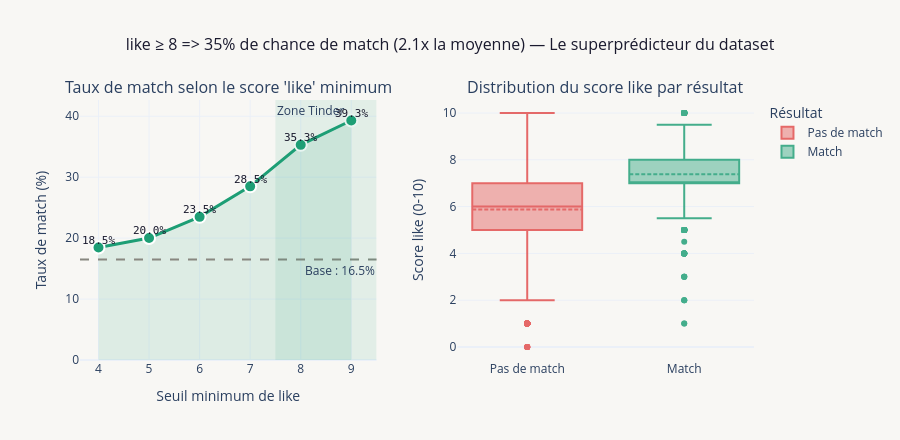

Source (notebook cell):
### Code cell
# =============================================================================
# LE SUPERPRÉDICTEUR LIKE
# =============================================================================
print("\n" + "─" * 65)
print("LE SUPERPRÉDICTEUR LIKE")
print("─" * 65)
 
fig_v4 = make_subplots(
    rows=1, cols=2,
    subplot_titles=[
        "Taux de match selon le score 'like' minimum",
        "Distribution du score like par résultat",
    ],
    horizontal_spacing=0.12,
)
 
# Courbe taux match
fig_v4.add_trace(go.Scatter(
    x=like_thresholds, y=like_rates,
    mode="lines+markers",
    name="Taux de match",
    marker=dict(color=C["match"], size=12,
                line=dict(width=2, color="white")),
    line=dict(color=C["match"], width=3),
    fill="tozeroy", fillcolor="rgba(29,158,117,0.12)",
    showlegend=False,
), row=1, col=1)
 
fig_v4.add_hline(
    y=match_rate, line_dash="dash", line_color=C["neutral"],
    line_width=2,
    annotation_text=f"Base : {match_rate:.1f}%",
    annotation_position="bottom right",
    row=1, col=1,
)
 
# Zone d'action Tinder
fig_v4.add_vrect(
    x0=7.5, x1=9.5,
    fillcolor="rgba(29,158,117,0.1)",
    line_width=0,
    annotation_text="Zone Tinder",
    annotation_position="top left",
    row=1, col=1,
)
 
# Annotations clés
for t, r in zip(like_thresholds, like_rates):
    fig_v4.add_annotation(
        x=t, y=r + 1.2,
        text=f"{r:.1f}%",
        showarrow=False,
        font=dict(size=11, color=C["dark"], family="monospace"),
        row=1, col=1,
    )
 
# Violin like par match
for mv, clr, nm in [(0, C["no_match"], "Pas de match"), (1, C["match"], "Match")]:
    fig_v4.add_trace(go.Box(
        y=df[df["match"]==mv]["like"],
        name=nm,
        marker_color=clr,
        boxmean=True, 
        opacity=0.82, width=0.7,
    ), row=1, col=2)
 
fig_v4.update_layout(
    title={
        "text": f"like ≥ 8 => {like8_rate:.0f}% de chance de match "
                f"({like_ratio:.1f}x la moyenne) — Le superprédicteur du dataset",
        "font": {"size": 16, "color": C["dark"]},
        "x": 0.5, "xanchor": "center",
    },
    height=440, plot_bgcolor=C["light_bg"],
    paper_bgcolor=C["light_bg"],
    legend_title="Résultat",
)
fig_v4.update_xaxes(title_text="Seuil minimum de like", row=1, col=1,
    tickmode="array", tickvals=like_thresholds)
fig_v4.update_yaxes(title_text="Taux de match (%)", row=1, col=1)
fig_v4.update_yaxes(title_text="Score like (0-10)", row=1, col=2)
fig_v4.show()

### Figure 1 — Plotly figure (JSON) as saved in the notebook; plotly's stock layout.template omitted (floating-point values rounded to 4 significant figures; data arrays with more than 128 entries replaced by an {"elided": "..."} marker saying what was removed)
{"data": [{"fill": "tozeroy", "fillcolor": "rgba(29,158,117,0.12)", "line": {"color": "#1D9E75", "width": 3}, "marker": {"color": "#1D9E75", "line": {"color": "white", "width": 2}, "size": 12}, "mode": "lines+markers", "name": "Taux de match", "showlegend": false, "type": "scatter", "x": [4, 5, 6, 7, 8, 9], "xaxis": "x", "y": [18.47, 20.01, 23.49, 28.49, 35.3, 39.3], "yaxis": "y"}, {"boxmean": true, "marker": {"color": "#E24B4A"}, "name": "Pas de match", "opacity": 0.82, "type": "box", "width": 0.7, "xaxis": "x2", "y": {"elided": "6998 float values"}, "yaxis": "y2"}, {"boxmean": true, "marker": {"color": "#1D9E75"}, "name": "Match", "opacity": 0.82, "type": "box", "width": 0.7, "xaxis": "x2", "y": {"elided": "1380 float values"}, "yaxis": "y2"}], "layout": {"annotations": [{"font": {"size": 16}, "showarrow": false, "text": "Taux de match selon le score 'like' minimum", "x": 0.22, "xanchor": "center", "xref": "paper", "y": 1, "yanchor": "bottom", "yref": "paper"}, {"font": {"size": 16}, "showarrow": false, "text": "Distribution du score like par résultat", "x": 0.78, "xanchor": "center", "xref": "paper", "y": 1, "yanchor": "bottom", "yref": "paper"}, {"showarrow": false, "text": "Base : 16.5%", "x": 1, "xanchor": "right", "xref": "x domain", "y": 16.47, "yanchor": "top", "yref": "y"}, {"showarrow": false, "text": "Zone Tinder", "x": 7.5, "xanchor": "left", "xref": "x", "y": 1, "yanchor": "top", "yref": "y domain"}, {"font": {"color": "#1A1A2E", "family": "monospace", "size": 11}, "showarrow": false, "text": "18.5%", "x": 4, "xref": "x", "y": 19.67, "yref": "y"}, {"font": {"color": "#1A1A2E", "family": "monospace", "size": 11}, "showarrow": false, "text": "20.0%", "x": 5, "xref": "x", "y": 21.21, "yref": "y"}, {"font": {"color": "#1A1A2E", "family": "monospace", "size": 11}, "showarrow": false, "text": "23.5%", "x": 6, "xref": "x", "y": 24.69, "yref": "y"}, {"font": {"color": "#1A1A2E", "family": "monospace", "size": 11}, "showarrow": false, "text": "28.5%", "x": 7, "xref": "x", "y": 29.69, "yref": "y"}, {"font": {"color": "#1A1A2E", "family": "monospace", "size": 11}, "showarrow": false, "text": "35.3%", "x": 8, "xref": "x", "y": 36.5, "yref": "y"}, {"font": {"color": "#1A1A2E", "family": "monospace", "size": 11}, "showarrow": false, "text": "39.3%", "x": 9, "xref": "x", "y": 40.5, "yref": "y"}], "height": 440, "legend": {"title": {"text": "Résultat"}}, "paper_bgcolor": "#F8F7F4", "plot_bgcolor": "#F8F7F4", "shapes": [{"line": {"color": "#888780", "dash": "dash", "width": 2}, "type": "line", "x0": 0, "x1": 1, "xref": "x domain", "y0": 16.47, "y1": 16.47, "yref": "y"}, {"fillcolor": "rgba(29,158,117,0.1)", "line": {"width": 0}, "type": "rect", "x0": 7.5, "x1": 9.5, "xref": "x", "y0": 0, "y1": 1, "yref": "y domain"}], "title": {"font": {"color": "#1A1A2E", "size": 16}, "text": "like ≥ 8 => 35% de chance de match (2.1x la moyenne) — Le superprédicteur du dataset", "x": 0.5, "xanchor": "center"}, "xaxis": {"anchor": "y", "domain": [0, 0.44], "tickmode": "array", "tickvals": [4, 5, 6, 7, 8, 9], "title": {"text": "Seuil minimum de like"}}, "xaxis2": {"anchor": "y2", "domain": [0.56, 1]}, "yaxis": {"anchor": "x", "domain": [0, 1], "title": {"text": "Taux de match (%)"}}, "yaxis2": {"anchor": "x2", "domain": [0, 1], "title": {"text": "Score like (0-10)"}}}}
